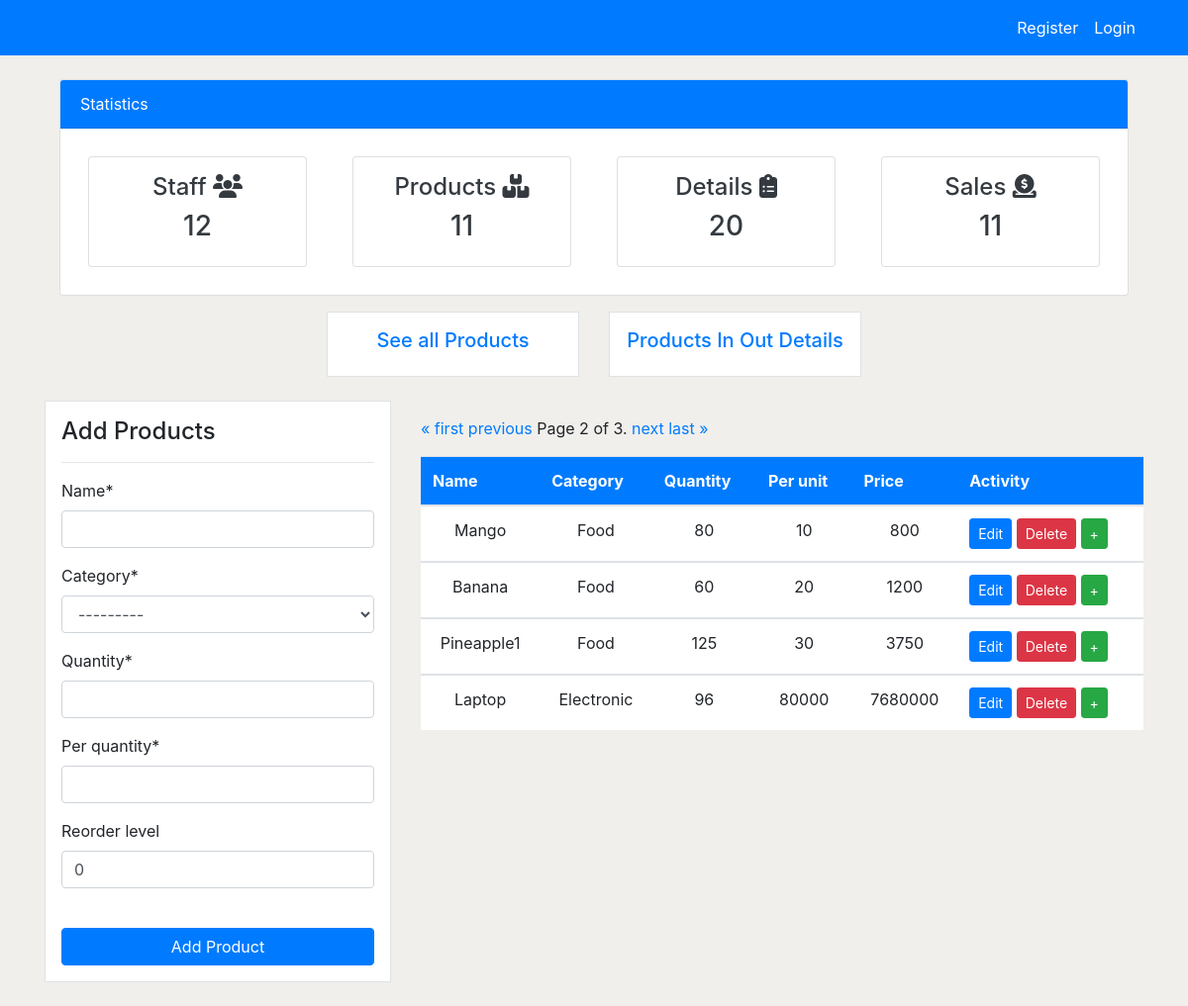
/products/?page=2, run on the app's committed database.
### application/models.py (models this page shows, shortened)
class Product(models.Model):
    name = models.CharField(max_length=200, null=True)
    category = models.CharField(max_length=100, choices=CATEGORY)
    quantity = models.PositiveIntegerField(null=True)
    per_quantity = models.PositiveIntegerField(null=True)
    reorder_level = models.PositiveIntegerField(default=0, null=True, blank=True)
    product_in = models.PositiveIntegerField(default=0, null=True, blank=True)
    product_out = models.PositiveIntegerField(default=0, null=True, blank=True)
    total_sales = models.PositiveIntegerField(default=0, null=True, blank=True)
    class Meta:
        verbose_name_plural = 'Product'
    def total_price(self):
        return self.quantity * self.per_quantity

### application/views.py (the view)
# urls.py: path('products/', views.products, name='products'),
def products(request):
    product = Product.objects.all().order_by('-product_out')
    products_count = product.count()
    workers_count = User.objects.all().count()
    orders_count = Order.objects.all().count()
    product_sales_count = Product.objects.count()
    paginator = Paginator(product, 4)
    page_number = request.GET.get('page')
    page_obj = paginator.get_page(page_number)
    if request.method == 'POST':
        form = ProductForm(request.POST)
        if form.is_valid():
            form.save()
            name = form.cleaned_data.get('name')
            print("Successfully created product ", name)
            messages.success(request, f"Successfully added product {name}")
            return redirect('products')
    else:
        form = ProductForm()
    context = {
        'product': product,
        'form': form,
        'page_obj': page_obj,
        'products_count': products_count,
        'workers_count': workers_count,
        'orders_count': orders_count,
        'product_sales_count': product_sales_count,
    }
    return render(request, 'application/products.html', context)

### application/forms.py (shortened to what this page needs)
class ProductForm(forms.ModelForm):
    class Meta:
        model = Product
        fields = ['name', 'category', 'quantity', 'per_quantity', 'reorder_level']

### templates/application/products.html (shortened to what this page needs)
{% extends 'partial/base.html' %}
{% load crispy_forms_tags %}
{% block content %}
{% include 'partial/cards.html' %}
<div class="container">
    <div class="row my-3">
        <div class="col-md-3 offset-md-3 ">
            <div class="border bg-white p-3">
                <h5 class="text-center"><a href="{% url 'products-list' %}">See all Products</a></h5>
            </div>
        </div>
        <div class="col-md-3">
            <div class="border bg-white p-3">
                <h5 class="text-center"><a href="{% url 'products-in-out' %}">Products In Out Details</a></h5>
            </div>
        </div>
    </div>
</div>
<div class="container">
    <div class="row my-4">
        <div class="col-md-4">
            <div class="border bg-white p-3">
                <h4>Add Products</h4>
                <hr>
                <form method="POST">
                    {{form|crispy}}
                     <br>
                    <input class="btn btn-primary btn-block" type="submit" value="Add Product">
                </form>
            </div>
        </div>
        <div class="col-md-8">
            <table class="table bg-white">
                <thead class="bg-primary">
                    <tr class="text-white">
                        <th scope="col">Name</th>
                        <th scope="col">Category</th>
                        <th scope="col">Quantity</th>
                        <th scope="col">Per unit</th>
                        <th scope="col">Price</th>
                        <th scope="col">Activity</th>
                    </tr>
                </thead>
                <tbody>
                    {% for p in page_obj%}
                    {% if p.quantity <= p.reorder_level %}
                    <tr>
                        <td class="text-center">{{p.name}}</td>
                        <td class="text-center">{{p.category}}</td>
                        <td class="bg-warning text-center">{{p.quantity}}</td>
                        <td class="text-center">{{p.per_quantity}}</td>
                        <td class="text-center">{{p.total_price}}</td>
                        <td>
                            <a class="btn btn-primary btn-sm" href="{% url 'product_update' p.id %}">Edit</a>
                            <a class="btn btn-danger btn-sm" href="{% url 'product_delete' p.id %}">Delete</a>
                            <a class="btn btn-success btn-sm" href="{% url 'product_quantity_update' p.id %}">+</a>
                        </td>
                        <!-- <td class="text-center">{{p.product_in}}</td>
                        <td class="text-center">{{p.product_out}}</td> -->
                    </tr>
                    {% else %}
                    <tr>
                        <td class="text-center">{{p.name}}</td>
                        <td class="text-center">{{p.category}}</td>
                        <td class="text-center">{{p.quantity}}</td>
                        <td class="text-center">{{p.per_quantity}}</td>
                        <td class="text-center">{{p.total_price}}</td>
                        <td>
                            <a class="btn btn-primary btn-sm" href="{% url 'product_update' p.id %}">Edit</a>
                            <a class="btn btn-danger btn-sm" href="{% url 'product_delete' p.id %}">Delete</a>
                            <a class="btn btn-success btn-sm" href="{% url 'product_quantity_update' p.id %}">+</a>
                        </td>
                    </tr>
                </tbody>
                {% endif %}
                {% endfor %}
                <div class="pagination my-3">
                    <span class="step-links">
                        {% if page_obj.has_previous %}
                            <a href="?page=1">&laquo; first</a>
                            <a href="?page={{ page_obj.previous_page_number }}">previous</a>
                        {% endif %}
                        <span class="current">
                            Page {{ page_obj.number }} of {{ page_obj.paginator.num_pages }}.
                        </span>
                        {% if page_obj.has_next %}
                            <a href="?page={{ page_obj.next_page_number }}">next</a>
                            <a href="?page={{ page_obj.paginator.num_pages }}">last &raquo;</a>
                        {% endif %}
                    </span>
                </div>
            </table>
        </div>
    </div>
</div>
{% endblock %}

### templates/partial/base.html (style rules this page uses)
body { background-color: rgb(241, 239, 235); }

### data on the page
Product: name "Mango", category "Food", quantity "80", per_quantity "10", total_price "800"
Product: name "Banana", category "Food", quantity "60", per_quantity "20", total_price "1200"
Product: name "Pineapple1", category "Food", quantity "125", per_quantity "30", total_price "3750"
Product: name "Laptop", category "Electronic", quantity "96", per_quantity "80000", total_price "7680000"

### other printed values
{{ workers_count }} "12"
{{ products_count }} "11"
{{ orders_count }} "20"
{{ product_sales_count }} "11"
{{ page_obj.number }} "2"
{{ page_obj.paginator.num_pages }} "3"
